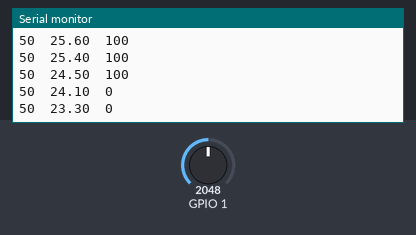
The sketch below on a simulated ESP32-S3. On the bench: the last lines printed to the serial monitor. The inputs (shaded band) are chosen by the test bench; at power-on: GPIO 1 = 2048. Random numbers use the default seed unless the sketch sets one.

Above: at 2.2 s.
2.3 s: GPIO 1 set to 2866
At 2.31 s:
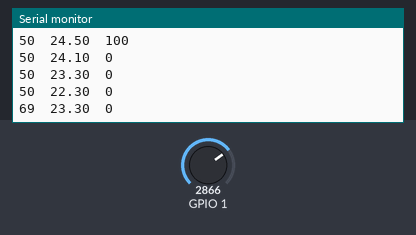
3.8 s: GPIO 1 set to 3603
At 3.81 s:
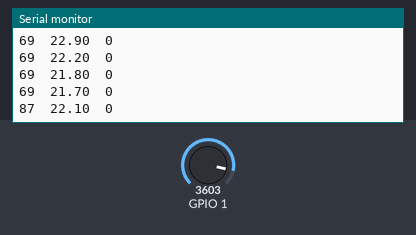
Timing chart, 0 to 6.8 s (numbered marks = the images above; inputs shaded):
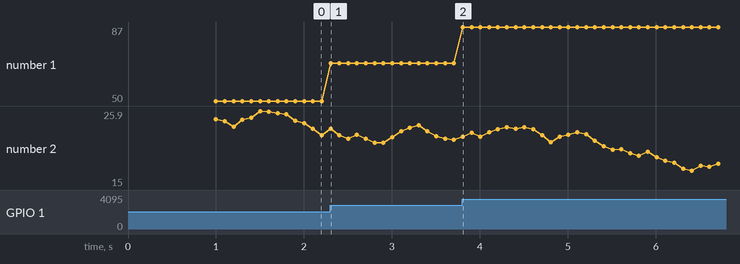

Measured:
- after the input at 2.3 s, the serial monitor: prints a new line at once (image 1)
- after the input at 3.8 s, the serial monitor: prints a new line at once (image 2)
- plotted number 1: 50 → 69 after the input at 2.3 s, 69 → 87 after the input at 3.8 s

The sketch:

serial-plotter-sensor-data.ino
```cpp
/*
 * Real sensor data visualization
 *
 * Board:  tinyCore (ESP32-S3)
 * Docs:   https://tinydocs.cc/2_tiny-core/basics/serial-monitor-plotter/
 * Studio: https://app.tinystudio.cc/Mister-Industries/tinyStudio-examples/basics/serial-plotter-sensor-data
 *
 * Part of the MR.INDUSTRIES tinyStudio examples collection.
 * Generated from tinyDocs — edit the docs page, not this file.
 */

// Real Sensor Data Plotting

void setup() {
  Serial.begin(115200);

  // Print column headers (Serial Plotter will ignore text after numbers start)
  Serial.println("Light_Sensor,Temperature_Simulation,Button_State");
  delay(1000);
}

void loop() {
  // Read actual sensor (if you have one connected)
  int lightValue = analogRead(1);  // GPIO 1
  int lightPercent = map(lightValue, 0, 4095, 0, 100);

  // Simulate temperature data
  static float temperature = 25.0;
  temperature += random(-10, 11) * 0.1;  // Random walk
  temperature = constrain(temperature, 15.0, 35.0);  // Keep realistic

  // Read button state (if connected)
  // For demo, we'll simulate button presses
  static int buttonCounter = 0;
  int buttonState = (buttonCounter % 100 < 10) ? 100 : 0;  // "Press" for 10% of time
  buttonCounter++;

  // Output for plotter
  Serial.print(lightPercent);
  Serial.print("\t");
  Serial.print(temperature);
  Serial.print("\t");
  Serial.println(buttonState);

  delay(100);
}
```
